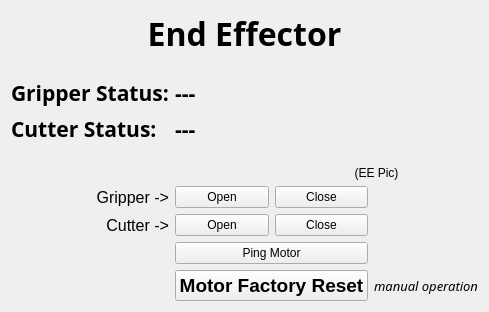
<?xml version="1.0" encoding="UTF-8"?>
<ui version="4.0">
 <class>EndEffector</class>
 <widget class="QWidget" name="EndEffector">
  <property name="geometry">
   <rect>
    <x>0</x>
    <y>0</y>
    <width>400</width>
    <height>298</height>
   </rect>
  </property>
  <property name="windowTitle">
   <string>Form</string>
  </property>
  <layout class="QGridLayout" name="gridLayout">
   <item row="4" column="0">
    <spacer name="verticalSpacer_2">
     <property name="orientation">
      <enum>Qt::Vertical</enum>
     </property>
     <property name="sizeType">
      <enum>QSizePolicy::Fixed</enum>
     </property>
     <property name="sizeHint" stdset="0">
      <size>
       <width>20</width>
       <height>30</height>
      </size>
     </property>
    </spacer>
   </item>
   <item row="8" column="3">
    <widget class="QLabel" name="label">
     <property name="font">
      <font>
       <family>Ubuntu Thin</family>
       <pointsize>10</pointsize>
       <italic>true</italic>
      </font>
     </property>
     <property name="text">
      <string>manual operation</string>
     </property>
     <property name="alignment">
      <set>Qt::AlignRight|Qt::AlignTrailing|Qt::AlignVCenter</set>
     </property>
    </widget>
   </item>
   <item row="2" column="0">
    <widget class="QLabel" name="GripperState_lbl">
     <property name="sizePolicy">
      <sizepolicy hsizetype="Preferred" vsizetype="Fixed">
       <horstretch>0</horstretch>
       <verstretch>0</verstretch>
      </sizepolicy>
     </property>
     <property name="font">
      <font>
       <family>Ubuntu Condensed</family>
       <pointsize>16</pointsize>
       <weight>75</weight>
       <bold>true</bold>
      </font>
     </property>
     <property name="text">
      <string>Gripper Status:</string>
     </property>
    </widget>
   </item>
   <item row="0" column="0" colspan="4">
    <widget class="QLabel" name="EEHeader">
     <property name="sizePolicy">
      <sizepolicy hsizetype="Preferred" vsizetype="Fixed">
       <horstretch>0</horstretch>
       <verstretch>0</verstretch>
      </sizepolicy>
     </property>
     <property name="font">
      <font>
       <family>Ubuntu Condensed</family>
       <pointsize>24</pointsize>
       <weight>75</weight>
       <bold>true</bold>
      </font>
     </property>
     <property name="text">
      <string>End Effector</string>
     </property>
     <property name="alignment">
      <set>Qt::AlignCenter</set>
     </property>
    </widget>
   </item>
   <item row="3" column="1">
    <widget class="QLabel" name="CutterState">
     <property name="font">
      <font>
       <family>Ubuntu Condensed</family>
       <pointsize>16</pointsize>
       <weight>75</weight>
       <bold>true</bold>
      </font>
     </property>
     <property name="text">
      <string>---</string>
     </property>
    </widget>
   </item>
   <item row="8" column="1" colspan="2">
    <widget class="QPushButton" name="FactoryResetButton">
     <property name="font">
      <font>
       <family>Ubuntu</family>
       <pointsize>14</pointsize>
       <weight>75</weight>
       <bold>true</bold>
      </font>
     </property>
     <property name="text">
      <string>Motor Factory Reset</string>
     </property>
    </widget>
   </item>
   <item row="2" column="1">
    <widget class="QLabel" name="GripperState">
     <property name="sizePolicy">
      <sizepolicy hsizetype="Preferred" vsizetype="Fixed">
       <horstretch>0</horstretch>
       <verstretch>0</verstretch>
      </sizepolicy>
     </property>
     <property name="font">
      <font>
       <family>Ubuntu Condensed</family>
       <pointsize>16</pointsize>
       <weight>75</weight>
       <bold>true</bold>
      </font>
     </property>
     <property name="text">
      <string>---</string>
     </property>
    </widget>
   </item>
   <item row="1" column="2" rowspan="4" colspan="2">
    <widget class="QLabel" name="EEPic">
     <property name="text">
      <string>(EE Pic)</string>
     </property>
     <property name="alignment">
      <set>Qt::AlignBottom|Qt::AlignHCenter</set>
     </property>
    </widget>
   </item>
   <item row="3" column="0">
    <widget class="QLabel" name="CutterState_lbl">
     <property name="sizePolicy">
      <sizepolicy hsizetype="Preferred" vsizetype="Fixed">
       <horstretch>0</horstretch>
       <verstretch>0</verstretch>
      </sizepolicy>
     </property>
     <property name="font">
      <font>
       <family>Ubuntu Condensed</family>
       <pointsize>16</pointsize>
       <weight>75</weight>
       <bold>true</bold>
      </font>
     </property>
     <property name="text">
      <string>Cutter Status:</string>
     </property>
    </widget>
   </item>
   <item row="1" column="0">
    <spacer name="verticalSpacer">
     <property name="orientation">
      <enum>Qt::Vertical</enum>
     </property>
     <property name="sizeType">
      <enum>QSizePolicy::Fixed</enum>
     </property>
     <property name="sizeHint" stdset="0">
      <size>
       <width>20</width>
       <height>10</height>
      </size>
     </property>
    </spacer>
   </item>
   <item row="7" column="1" colspan="2">
    <widget class="QPushButton" name="PingMotorButton">
     <property name="text">
      <string>Ping Motor</string>
     </property>
    </widget>
   </item>
   <item row="5" column="0">
    <widget class="QLabel" name="GripperButton_lbl">
     <property name="font">
      <font>
       <pointsize>12</pointsize>
      </font>
     </property>
     <property name="text">
      <string>   Gripper -&gt;</string>
     </property>
     <property name="alignment">
      <set>Qt::AlignRight|Qt::AlignTrailing|Qt::AlignVCenter</set>
     </property>
    </widget>
   </item>
   <item row="6" column="0">
    <widget class="QLabel" name="CutterButton_lbl">
     <property name="font">
      <font>
       <pointsize>12</pointsize>
       <italic>false</italic>
      </font>
     </property>
     <property name="text">
      <string>   Cutter -&gt;</string>
     </property>
     <property name="alignment">
      <set>Qt::AlignRight|Qt::AlignTrailing|Qt::AlignVCenter</set>
     </property>
    </widget>
   </item>
   <item row="6" column="1">
    <widget class="QPushButton" name="CutterOpenButton">
     <property name="text">
      <string>Open</string>
     </property>
    </widget>
   </item>
   <item row="5" column="1">
    <widget class="QPushButton" name="GripperOpenButton">
     <property name="text">
      <string>Open</string>
     </property>
    </widget>
   </item>
   <item row="6" column="2">
    <widget class="QPushButton" name="CutterCloseButton">
     <property name="text">
      <string>Close</string>
     </property>
    </widget>
   </item>
   <item row="5" column="2">
    <widget class="QPushButton" name="GripperCloseButton">
     <property name="text">
      <string>Close</string>
     </property>
    </widget>
   </item>
  </layout>
 </widget>
 <resources/>
 <connections/>
</ui>
